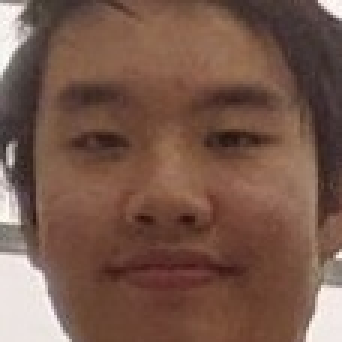
#> input picture peter.jpg, 114 x 114 px (shown 3 times larger)
$ python main.py
#> lines starting #> are read from the running program, lines starting #| are printed output that depends on the picture; after the words box and inside, x2 and y2 are one past the last pixel; in counts of white or black regions, pixels touching at a corner belong together
#> further down, image is the input picture: shape (114, 114, 3); mean B, G, R 75.1, 88.3, 119.3
### ImageDetector.py
import cv2
import os

class ImageDetector:
    def __init__(self, knownDir):
        # Load the known faces and their names from the folder
#> called with knownDir = 'Classes'
        self.known_faces_dir = knownDir
        self.known_faces = []
        self.known_names = []

        self.face_cascade = cv2.CascadeClassifier('env\Lib\site-packages\cv2\data\haarcascade_frontalface_default.xml')

        for filename in os.listdir(self.known_faces_dir):
            image = cv2.imread(os.path.join(self.known_faces_dir, filename))
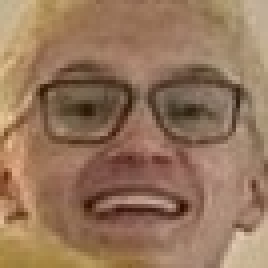
#> input picture Classes/face_0.jpg, 67 x 67 px (shown 4 times larger)
#> image is the input picture: shape (67, 67, 3); mean B, G, R 91.6, 117.2, 149.6
            gray = cv2.cvtColor(image, cv2.COLOR_BGR2GRAY)
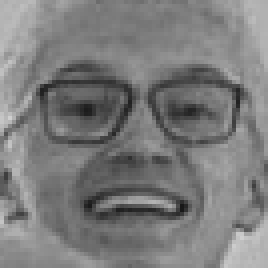
#> gray: shape (67, 67) (shown 4 times larger); min 24, max 207, mean 124
            faces = self.face_cascade.detectMultiScale(gray, scaleFactor=1.1, minNeighbors=5)
#> faces = [[5, 5, 59, 59]]
            if len(faces) == 1:
                (x, y, w, h) = faces[0]
#> x = 5; y = 5; w = 59; h = 59
                face_roi = gray[y:y+h, x:x+w]
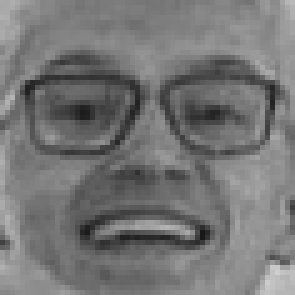
#> face_roi: shape (59, 59) (shown 5 times larger); min 24, max 206, mean 117.4
                face_roi = cv2.resize(face_roi, (128, 128))
#> face_roi: shape (128, 128)
                self.known_faces.append(face_roi)
                self.known_names.append(os.path.splitext(filename)[0])
#> pass 2 of the loop in __init__, `for filename in os.listdir(self.known_faces_dir):`:
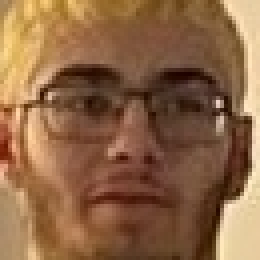
#> input picture Classes/face_1.jpg, 65 x 65 px (shown 4 times larger)
#> in __init__, image is the input picture: shape (65, 65, 3); mean B, G, R 69.5, 101.9, 141.7
#> in __init__, `gray = cv2.cvtColor(image, cv2.COLOR_BGR2GRAY)`:
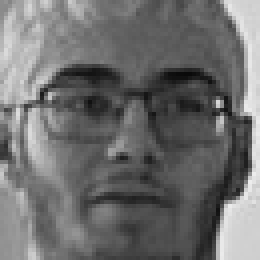
#> gray: shape (65, 65) (shown 4 times larger); min 10, max 237, mean 110.1
#> in __init__, `faces = self.face_cascade.detectMultiScale(gray, scaleFactor=1.1, minN..`: faces = [[5, 5, 58, 58]]
#> in __init__, `(x, y, w, h) = faces[0]`: w = 58
#> in __init__, `face_roi = cv2.resize(face_roi, (128, 128))`:
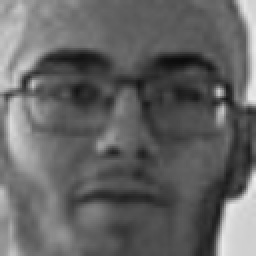
#> face_roi: shape (128, 128) (shown 2 times larger); min 12, max 237, mean 99.6
#> pass 3 of the loop in __init__, `for filename in os.listdir(self.known_faces_dir):`:
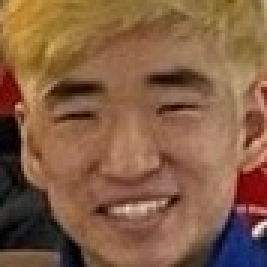
#> input picture Classes/face_10.jpg, 89 x 89 px (shown 3 times larger)
#> in __init__, image is the input picture: shape (89, 89, 3); mean B, G, R 68.3, 94.6, 132
#> in __init__, `gray = cv2.cvtColor(image, cv2.COLOR_BGR2GRAY)`:
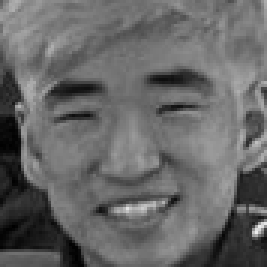
#> gray: shape (89, 89) (shown 3 times larger); min 0, max 237, mean 102.8
#> in __init__, `faces = self.face_cascade.detectMultiScale(gray, scaleFactor=1.1, minN..`: faces = [[4, 6, 78, 78]]
#> in __init__, `(x, y, w, h) = faces[0]`: x = 4; y = 6; w = 78
#> in __init__, `face_roi = gray[y:y+h, x:x+w]`:
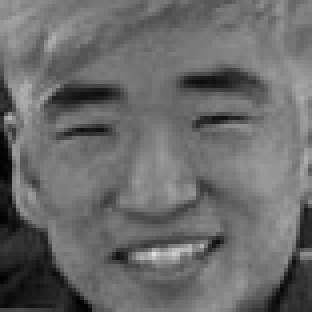
#> face_roi: shape (78, 78) (shown 4 times larger); min 0, max 225, mean 105.9

    def detect(self, img):
        # Load the image to search for faces
        image = img
        gray = cv2.cvtColor(image, cv2.COLOR_BGR2GRAY)
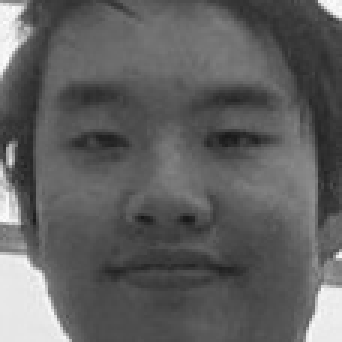
#> gray: shape (114, 114) (shown 3 times larger); min 23, max 252, mean 96.1

        # Find all the faces in the image
        face_cascade = cv2.CascadeClassifier('haarcascade_frontalface_default.xml')
        faces = face_cascade.detectMultiScale(gray, scaleFactor=1.1, minNeighbors=5)
#> faces = [[6, 8, 101, 101]]

        # Loop through each face found in the image
        for (x, y, w, h) in faces:
            # Resize and preprocess the face
            face_roi = gray[y:y+h, x:x+w]
            face_roi = cv2.resize(face_roi, (128, 128))

            # Compare the face to the known faces
            match = None
            for i, known_face in enumerate(self.known_faces):
                similarity = cv2.compareHist(cv2.calcHist([known_face], [0], None, [256], [0, 256]),
                                            cv2.calcHist([face_roi], [0], None, [256], [0, 256]),
                                            cv2.HISTCMP_CORREL)
                if similarity > 0.8:
                    match = i
                    break

            # Draw a box around the face
            cv2.rectangle(image, (x, y), (x+w, y+h), (0, 255, 0), 2)

            # Write the name of the face found
            font = cv2.FONT_HERSHEY_SIMPLEX
            if match is None:
                cv2.putText(image, "Unknown", (x, y-10), font, 1, (0, 0, 255), 2)
            else:
                name = self.known_names[match]
                cv2.putText(image, name, (x, y-10), font, 1, (0, 255, 0), 2)
                match_path = os.path.join(self.known_faces_dir, name + '.jpg')
                print(f"Match found with {match_path}")
#> this loop made 1 pass
#> (x, y, w, h, font, name) on pass 1: (6, 8, 101, 101, 0, 'face_1')
#| Match found with Classes/face_1.jpg
#> pass 1, in detect, `face_roi = gray[y:y+h, x:x+w]`:
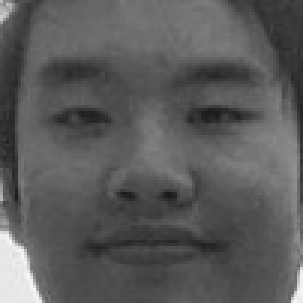
#> face_roi: shape (101, 101) (shown 3 times larger); min 23, max 248, mean 90.5
#> after the loop:
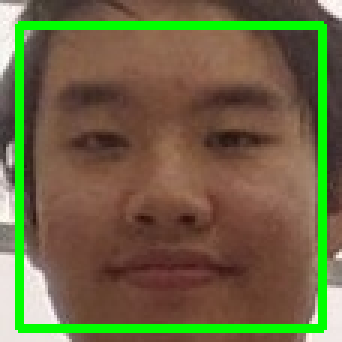
#> image: shape (114, 114, 3) (shown 3 times larger); 9.3% of pixels changed, all inside (x1, y1, x2, y2) = (5, 7, 109, 111)

        # Display the final image with names and matches
        cv2.imshow('Image', image)
        #cv2.waitKey(0)
        #cv2.destroyAllWindows()

### main.py
from Classes import AttendanceList
from FaceExtractor import FaceExtractor
from ImageDetector import ImageDetector
import cv2

#extractor = FaceExtractor()
#extractor.extract()

image = cv2.imread("peter.jpg")

img = ImageDetector("Classes")
img.detect(image)
